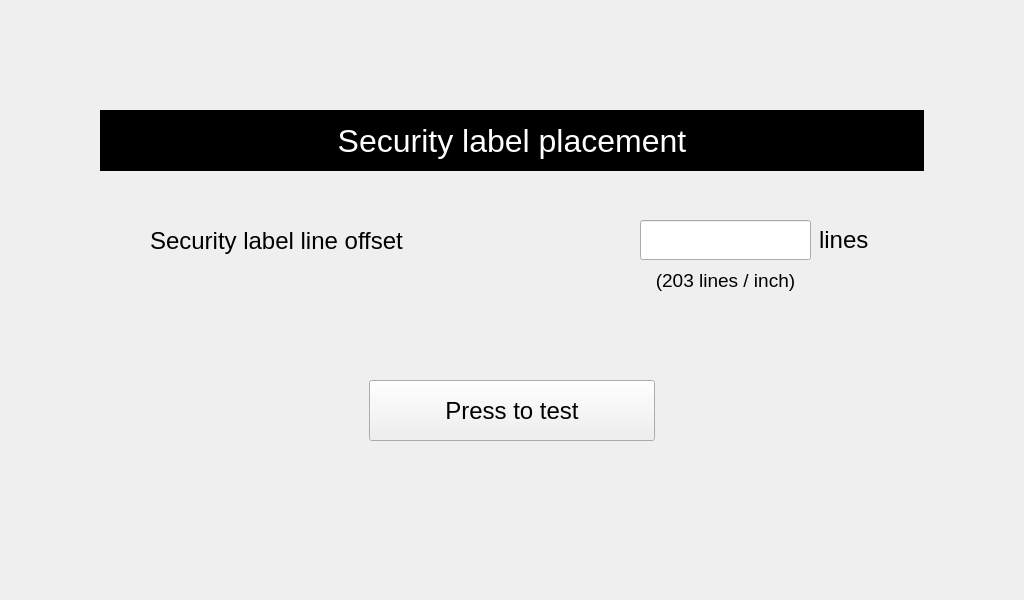
<?xml version="1.0" encoding="UTF-8"?>
<ui version="4.0">
 <class>serviceSecurityLabels</class>
 <widget class="QWidget" name="serviceSecurityLabels">
  <property name="geometry">
   <rect>
    <x>0</x>
    <y>0</y>
    <width>1024</width>
    <height>600</height>
   </rect>
  </property>
  <property name="windowTitle">
   <string>Form</string>
  </property>
  <widget class="QLabel" name="lbl_Title">
   <property name="geometry">
    <rect>
     <x>100</x>
     <y>110</y>
     <width>824</width>
     <height>61</height>
    </rect>
   </property>
   <property name="font">
    <font>
     <pointsize>24</pointsize>
    </font>
   </property>
   <property name="styleSheet">
    <string notr="true">color: rgb(255, 255, 255);
background-color: rgb(0, 0, 0);</string>
   </property>
   <property name="text">
    <string>Security label placement</string>
   </property>
   <property name="alignment">
    <set>Qt::AlignCenter</set>
   </property>
  </widget>
  <widget class="QLabel" name="lbl_lineOffset">
   <property name="geometry">
    <rect>
     <x>150</x>
     <y>210</y>
     <width>481</width>
     <height>61</height>
    </rect>
   </property>
   <property name="font">
    <font>
     <pointsize>18</pointsize>
    </font>
   </property>
   <property name="text">
    <string>Security label line offset</string>
   </property>
   <property name="wordWrap">
    <bool>true</bool>
   </property>
  </widget>
  <widget class="hobart::numericLineEdit" name="le_lineOffset">
   <property name="geometry">
    <rect>
     <x>640</x>
     <y>220</y>
     <width>171</width>
     <height>40</height>
    </rect>
   </property>
   <property name="font">
    <font>
     <pointsize>18</pointsize>
    </font>
   </property>
   <property name="inputMask">
    <string notr="true"/>
   </property>
   <property name="text">
    <string notr="true"/>
   </property>
   <property name="maxLength">
    <number>20</number>
   </property>
   <property name="placeholderText">
    <string notr="true"/>
   </property>
  </widget>
  <widget class="QPushButton" name="butTest">
   <property name="geometry">
    <rect>
     <x>369</x>
     <y>380</y>
     <width>286</width>
     <height>61</height>
    </rect>
   </property>
   <property name="minimumSize">
    <size>
     <width>0</width>
     <height>61</height>
    </size>
   </property>
   <property name="font">
    <font>
     <pointsize>18</pointsize>
    </font>
   </property>
   <property name="text">
    <string>Press to test</string>
   </property>
  </widget>
  <widget class="QLabel" name="lbl_linesPerInch">
   <property name="geometry">
    <rect>
     <x>640</x>
     <y>260</y>
     <width>171</width>
     <height>40</height>
    </rect>
   </property>
   <property name="font">
    <font>
     <pointsize>14</pointsize>
    </font>
   </property>
   <property name="text">
    <string>(203 lines / inch)</string>
   </property>
   <property name="alignment">
    <set>Qt::AlignCenter</set>
   </property>
  </widget>
  <widget class="QLabel" name="lbl_lines">
   <property name="geometry">
    <rect>
     <x>819</x>
     <y>220</y>
     <width>75</width>
     <height>40</height>
    </rect>
   </property>
   <property name="font">
    <font>
     <pointsize>18</pointsize>
    </font>
   </property>
   <property name="text">
    <string>lines</string>
   </property>
   <property name="alignment">
    <set>Qt::AlignLeading|Qt::AlignLeft|Qt::AlignVCenter</set>
   </property>
  </widget>
 </widget>
 <customwidgets>
  <customwidget>
   <class>hobart::numericLineEdit</class>
   <extends>QLineEdit</extends>
   <header location="global">numericlineedit.h</header>
  </customwidget>
 </customwidgets>
 <resources/>
 <connections/>
</ui>
